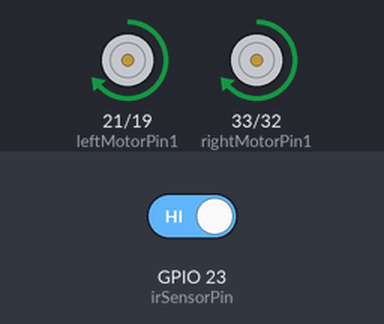
A sketch run on a simulated ESP32. On the bench: motor-driver pin pairs drawn as motors (green arrow = first pin HIGH = forward, orange = second pin HIGH = backward, longer = more drive, scaled by the enable pin). The test bench sets the inputs (shaded band); at power-on: GPIO 23 (irSensorPin) HIGH. What the sketch prints to the serial monitor is not drawn.

Above: at 1.2 s.
1.3 s: GPIO 23 (irSensorPin) driven LOW
At 8.2 s:
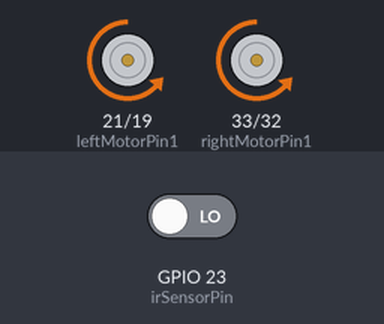
9.1 s: GPIO 23 (irSensorPin) driven HIGH
At 9.25 s:
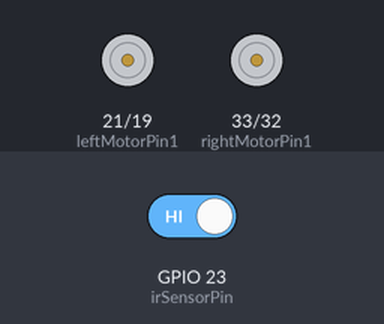
At 12.8 s:
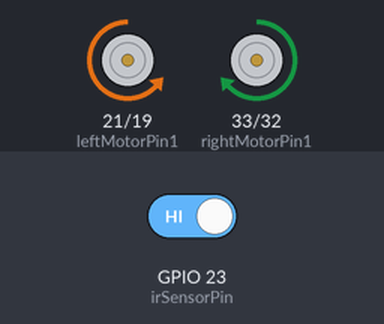
Timing chart, 0 to 24.5 s (numbered marks = the images above; inputs shaded):
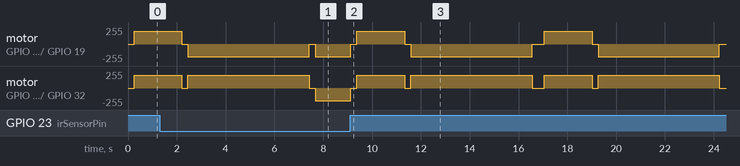

The sketch:

Solar_cleaning_robot.ino
```cpp
#include "driver/ledc.h"  // ESP32 LEDC hardware PWM

// Motor driver pins
const int leftMotorPin1 = 21;
const int leftMotorPin2 = 19;
const int rightMotorPin1 = 33;
const int rightMotorPin2 = 32;

const int leftEnablePin = 18;
const int rightEnablePin = 25;

// IR sensor pin (digital)
const int irSensorPin = 23;  // Digital OUT of IR sensor

// PWM settings
const int freq = 30000;
const int resolution = LEDC_TIMER_8_BIT;
const uint32_t dutyCycle = 190;  // Motor speed (0-255)

const ledc_channel_t leftPWMChannel = LEDC_CHANNEL_0;
const ledc_channel_t rightPWMChannel = LEDC_CHANNEL_1;

// Timing constants
const int TURN_DURATION = 5000;
const int BACKWARD_TIME = 2000;
const int STATE_DELAY = 200;

enum RobotState {
  MOVING_FORWARD,
  MOVING_BACKWARD,
  TURNING_RIGHT,
  STOPPED
};

RobotState currentState = MOVING_FORWARD;
unsigned long stateStartTime = 0;
bool edgeDetected = false;

void setupPWM(ledc_channel_t channel, int pin) {
  ledc_timer_config_t timer_conf = {
    .speed_mode = LEDC_LOW_SPEED_MODE,
    .duty_resolution = (ledc_timer_bit_t)resolution,
    .timer_num = LEDC_TIMER_0,
    .freq_hz = freq,
    .clk_cfg = LEDC_AUTO_CLK
  };
  ledc_timer_config(&timer_conf);

  ledc_channel_config_t channel_conf = {
    .gpio_num = pin,
    .speed_mode = LEDC_LOW_SPEED_MODE,
    .channel = channel,
    .intr_type = LEDC_INTR_DISABLE,
    .timer_sel = LEDC_TIMER_0,
    .duty = 0,
    .hpoint = 0
  };
  ledc_channel_config(&channel_conf);
}

void setup() {
  Serial.begin(115200);

  pinMode(leftMotorPin1, OUTPUT);
  pinMode(leftMotorPin2, OUTPUT);
  pinMode(rightMotorPin1, OUTPUT);
  pinMode(rightMotorPin2, OUTPUT);
  pinMode(irSensorPin, INPUT_PULLUP);  // Enable internal pull-up

  setupPWM(leftPWMChannel, leftEnablePin);
  setupPWM(rightPWMChannel, rightEnablePin);

  Serial.println("Robot Initialized. Starting...");
}

void loop() {
  int irValue = digitalRead(irSensorPin);
  Serial.print("IR Value: ");
  Serial.println(irValue);

  switch (currentState) {
    case MOVING_FORWARD:
      moveForward();
      if (irValue == HIGH) {  // Edge detected (assuming HIGH means edge)
        Serial.println("Edge Detected → Stopping");
        stopMotors();
        delay(STATE_DELAY);
        currentState = MOVING_BACKWARD;
        stateStartTime = millis();
      }
      break;

    case MOVING_BACKWARD:
      moveBackward();
      if (millis() - stateStartTime >= BACKWARD_TIME) {
        stopMotors();
        delay(STATE_DELAY);
        currentState = TURNING_RIGHT;
        stateStartTime = millis();
      }
      break;

    case TURNING_RIGHT:
      turnRight();
      if (millis() - stateStartTime >= TURN_DURATION) {
        stopMotors();
        delay(STATE_DELAY);
        currentState = MOVING_FORWARD;  // Return to forward movement
      }
      break;

    case STOPPED:
      // Do nothing
      break;
  }

  delay(50);  // Small delay to prevent flooding serial monitor
}

// ================= MOTOR CONTROL FUNCTIONS ===================

void moveForward() {
  digitalWrite(leftMotorPin1, LOW);
  digitalWrite(leftMotorPin2, HIGH);
  digitalWrite(rightMotorPin1, LOW);
  digitalWrite(rightMotorPin2, HIGH);
  setMotorSpeed(dutyCycle);
}

void moveBackward() {
  digitalWrite(leftMotorPin1, HIGH);
  digitalWrite(leftMotorPin2, LOW);
  digitalWrite(rightMotorPin1, HIGH);
  digitalWrite(rightMotorPin2, LOW);
  setMotorSpeed(dutyCycle);
}

void turnRight() {
  digitalWrite(leftMotorPin1, LOW);
  digitalWrite(leftMotorPin2, HIGH);
  digitalWrite(rightMotorPin1, HIGH);
  digitalWrite(rightMotorPin2, LOW);
  setMotorSpeed(dutyCycle);
}

void stopMotors() {
  digitalWrite(leftMotorPin1, LOW);
  digitalWrite(leftMotorPin2, LOW);
  digitalWrite(rightMotorPin1, LOW);
  digitalWrite(rightMotorPin2, LOW);
  setMotorSpeed(0);
}

void setMotorSpeed(uint32_t duty) {
  ledc_set_duty(LEDC_LOW_SPEED_MODE, leftPWMChannel, duty);
  ledc_update_duty(LEDC_LOW_SPEED_MODE, leftPWMChannel);
  ledc_set_duty(LEDC_LOW_SPEED_MODE, rightPWMChannel, duty);
  ledc_update_duty(LEDC_LOW_SPEED_MODE, rightPWMChannel);
}
```

Measured:
- by itself, motor on GPIO 21 (leftMotorPin1) / GPIO 19 (leftMotorPin2): alternates backward 189/255 for 5.0 s and stopped for 0.25 s
